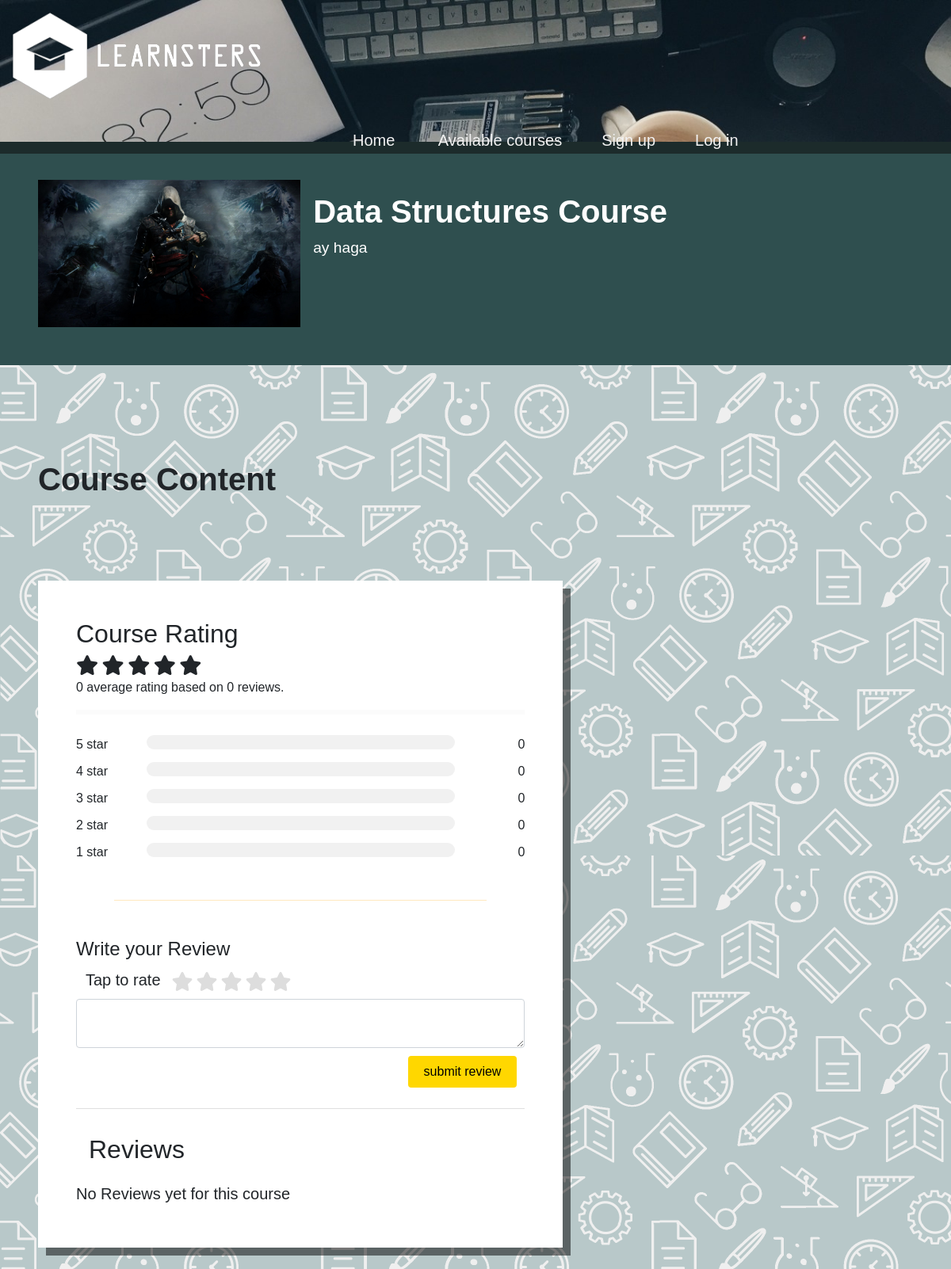
/viewCourse.php?courseID=3, run on the app's committed database.
### tables this page shows
CREATE TABLE `courses` (
  `courseID` int(11) NOT NULL,
  `courseName` varchar(50) NOT NULL,
  `averageRating` decimal(10,0) NOT NULL,
  `price` int(11) NOT NULL,
  `description` text NOT NULL,
  `picture` text NOT NULL,
  `approved` tinyint(1) NOT NULL,
  `tutorID` int(11) NOT NULL
);

### viewCourse.php (the view, shortened to what this page needs)
<!DOCTYPE html>
<html>
    <link href="https://cdn.jsdelivr.net/npm/bootstrap@5.1.3/dist/css/bootstrap.min.css" rel="stylesheet">
    <link rel="stylesheet" href="css/main.css">
    <link rel="stylesheet" href="https://cdnjs.cloudflare.com/ajax/libs/font-awesome/4.7.0/css/font-awesome.min.css">
<?php
include "connectToDb.php";
include "menu.php";
$conn = new mysqli($servername, $username, $password, $dbname);
$query = "SELECT * FROM courses WHERE courseID='" . $_GET["courseID"] . "' ";
$results = $conn->query($query);
?>
<body>
    <div class="mx-auto" style="width: 100%;">
        <?php while ($row = $results->fetch_array(MYSQLI_ASSOC)) { ?>
            <div class="p-5 d-flex " style=" background-color:DarkSlateGrey;">
                <img src="pictures/courses/<?php echo $row["picture"] ?>" style="width:30%;">
                <div class="p-3">
                    <h1 style="color:white;"><b><?php echo $row["courseName"] ?> Course</b> </h1>
                    <p style="color:white; font-size:1.2em"> <?php echo $row["description"] ?></p>
                </div>
            </div>
            <br><br><br>
            <div class=" p-5">
                <h1><b>Course Content</b> </h1>
            </div>
        <?php } ?>
        <div class="p-5" >
            <?php
            $query = "SELECT * FROM courses WHERE courseID='" . $_GET["courseID"] . "' ";
            $results = $conn->query($query);
            while ($row = $results->fetch_array(MYSQLI_ASSOC)) {
            ?>
                <div class="p-5" style="width:60%; background-color: white; box-shadow: 10px 10px rgba(0, 0, 0, 0.5);">
                    <h2>Course Rating</h2>
                    <?php
                    $averageRating = round($row["averageRating"]);
                    $counter = 0;
                    while ($counter < 5) {
                        if ($averageRating > $counter) {
                    ?>
                            <span class="fa fa-star checked"></span>
                        <?php
                        } else {
                        ?><span class="fa fa-star"></span>
                    <?php
                        }
                        $counter = $counter + 1;
                    }
                    ?>
                    <p><?php
                        echo $row["averageRating"];
                    }
                    $query = "SELECT * FROM selectedCourses WHERE courseID='" . $_GET["courseID"] . "' AND rating IS NOT NULL AND review IS NOT NULL ";
                    $average = $conn->query($query);
                    $query1 = "SELECT * FROM selectedCourses WHERE courseID='" . $_GET["courseID"] . "' AND rating=1 ";
                    $results1 = $conn->query($query1);
                    $rating_1 = $results1->num_rows;
                    $query2 = "SELECT * FROM selectedCourses WHERE courseID='" . $_GET["courseID"] . "' AND rating=2 ";
                    $results2 = $conn->query($query2);
                    $rating_2 = $results2->num_rows;
                    $query3 = "SELECT * FROM selectedCourses WHERE courseID='" . $_GET["courseID"] . "' AND rating=3 ";
                    $results3 = $conn->query($query3);
                    $rating_3 = $results3->num_rows;
                    $query4 = "SELECT * FROM selectedCourses WHERE courseID='" . $_GET["courseID"] . "' AND  rating=4 ";
                    $results4 = $conn->query($query4);
                    $rating_4 = $results4->num_rows;
                    $query5 = "SELECT * FROM selectedCourses WHERE courseID='" . $_GET["courseID"] . "' AND rating=5 ";
                    $results5 = $conn->query($query5);
                    $rating_5 = $results5->num_rows;
                    $cols = $average->num_rows;
                        ?> average rating based on <?php echo $cols; ?> reviews.</p>
                    <hr style="border:3px solid #f1f1f1">
                    <div class="row">
                        <div class="side">
                            <div>5 star</div>
                        </div>
                        <div class="middle">
                            <div class="bar-container">
                            </div>
                        </div>
                        <div class="side right">
                            <div><?php echo $rating_5; ?></div>
                        </div>
                        <div class="side">
                            <div>4 star </div>
                        </div>
                        <div class="middle">
                            <div class="bar-container">
                            </div>
                        </div>
                        <div class="side right">
                            <div><?php echo $rating_4; ?></div>
                        </div>
                        <div class="side">
                            <div>3 star</div>
                        </div>
                        <div class="middle">
                            <div class="bar-container">
                            </div>
                        </div>
                        <div class="side right">
                            <div><?php echo $rating_3; ?></div>
                        </div>
                        <div class="side">
                            <div>2 star</div>
                        </div>
                        <div class="middle">
                            <div class="bar-container">
                            </div>
                        </div>
                        <div class="side right">
                            <div><?php echo $rating_2; ?></div>
                        </div>
                        <div class="side">
                            <div>1 star</div>
                        </div>
                        <div class="middle">
                            <div class="bar-container">
                            </div>
                        </div>
                        <div class="side right">
                            <div><?php echo $rating_1; ?></div>
                        </div>
                    </div>
                    <h4>Write your Review</h4>
                    <div class="d-flex">
                        <h5 class="p-1 mx-2">Tap to rate </h5>
                        <fieldset class="rating">
                            <label class="full" for="star5"></label>
                            <label class="full" for="star4"></label>
                            <label class="full" for="star3"></label>
                            <label class="full" for="star2"></label>
                            <label class="full" for="star1"></label>
                        </fieldset>
                    </div>
                    <textarea class="form-control" id="reviewText"></textarea>
                    <div class=" d-flex flex-row-reverse">
                        <button onclick="clicked(this);" class="button rounded" id='<?php echo $_GET["courseID"] ?>'>submit review</button>
                    </div>
                    <hr style="background-color:grey;">
                    <h2 class="p-3">Reviews </h2>
                    <div id="displayReviews">
                        <?php
                        $query = "SELECT learners.Fname,learners.Lname,rating,review,profilePicture  FROM selectedCourses INNER JOIN learners on selectedCourses.learnerID=learners.learnerID AND selectedCourses.courseID='" . $_GET["courseID"] . "' AND selectedCourses.rating IS NOT NULL";
                        $results = $conn->query($query);
                        $output = $results->num_rows;
                        if ($output === 0) {
                            echo "<h5> No Reviews yet for this course</h5>";
                        }
                        ?>
                    </div>
                </div>
</body>
</html>

### css/main.css (style rules this page uses)
* { font-family: Arial, Helvetica, sans-serif; margin-left: 0; margin-right: 0; }

### viewCourse.php (style rules this page uses)
body { background-image: url("pictures/website/backgroundPattern.png"); }
.button { background-color: gold; border: none; color: black; padding: 8px 20px; text-decoration: none; margin: 10px; cursor: pointer; }
.rating>label { color: #ddd; float: right }
.rating { border: none; margin-right: 49px }
.rating>label:before { margin: 2px; font-size: 1.5em; font-family: FontAwesome; content: "\f005"; }
.bar-container { width: 100%; background-color: #f1f1f1; text-align: center; color: white; border-radius: 20px; margin-bottom: 5px }
.fa { font-size: 25px; }
.side { float: left; width: 15%; margin-top: 10px; }
.middle { margin-top: 10px; float: left; width: 70%; }
.right { text-align: right; }
.bar-container { width: 100%; background-color: #f1f1f1; text-align: center; color: white; }

### menu.php (style rules this page uses)
* { margin: 0; }

### data on the page
courses: picture (picture), courseName "Data Structures", description "ay haga", averageRating "0"
